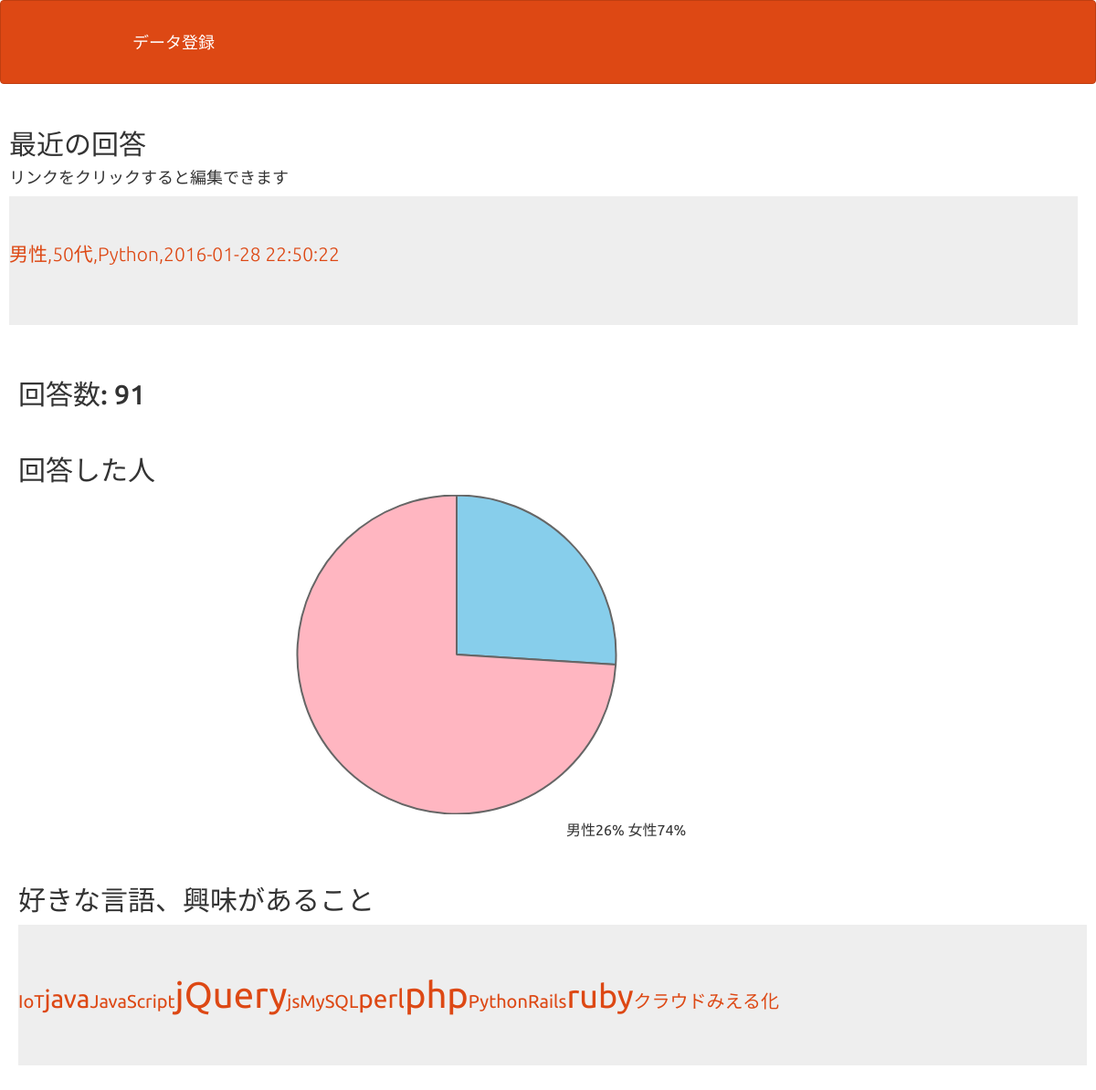
Page /8/select_enq.php on the committed database.
### tables this page shows
CREATE TABLE `an_table` (
  `id` int(12) NOT NULL,
  `sex` varchar(8) NOT NULL,
  `age` varchar(10) NOT NULL,
  `kotoba` text NOT NULL,
  `indate` datetime NOT NULL
);

### 8/select_enq.php (the view, shortened to what this page needs)
<?php
  try{
  $pdo = new PDO('mysql:dbname=an;host=localhost','root','');
} catch (PDOException $e) {
  exit('データベースに接続できませんでした。'.$e->getMessage());
}
$stmt = $pdo->prepare("SELECT * FROM an_table ORDER BY id DESC LIMIT 1");
$flag = $stmt->execute();
$view="";
if($flag==false){
  $error = $stmt->errorInfo();
  exit("ErrorQuery:".$error[2]);
}else{
  while( $result = $stmt->fetch(PDO::FETCH_ASSOC)){
	  $view .= '<p><a href="detail_enq.php?id='.$result["id"].'">'.$result['sex'].','.$result['age'].','.$result['kotoba'].','.$result['indate'].'</a></p>';
  }
}
$stmt = $pdo->prepare("SELECT COUNT(*) FROM an_table");
$flag_count_record = $stmt->execute();
$record = "";
if($flag_count_record==false){
	$male = "レコード数確認用SQLエラー";
}else{
	while( $count_record_result = $stmt->fetch(PDO::FETCH_ASSOC)){
		$record = $count_record_result['COUNT(*)'];
	}
}
$stmt = $pdo->prepare("SELECT SUM(CASE WHEN sex='男性' THEN 1 ELSE 0 END) FROM an_table");
$flag_count_male = $stmt->execute();
if($flag_count_male==false){
	$male = "男性の数確認用SQLエラー";
}else{
	while( $count_male_result = $stmt->fetch(PDO::FETCH_ASSOC)){
		$male = $count_male_result["SUM(CASE WHEN sex='男性' THEN 1 ELSE 0 END)"];
		$male_parcentage = round($male/$record * 100);
	}
}
$stmt = $pdo->prepare("SELECT SUM(CASE WHEN sex='女性' THEN 1 ELSE 0 END) FROM an_table");
$flag_count_female = $stmt->execute();
if($flag_count_female==false){
	$female = "女性の数確認用SQLエラー";
}else{
	while( $count_female_result = $stmt->fetch(PDO::FETCH_ASSOC)){
		$female = $count_female_result["SUM(CASE WHEN sex='女性' THEN 1 ELSE 0 END)"];
		$female_parcentage = round($female/$record * 100);
	}
}
$stmt = $pdo->prepare("SELECT kotoba, COUNT(kotoba) FROM an_table GROUP BY kotoba");
$flag_count = $stmt->execute();
$count = "";
if($flag_count==false){
	$count = "カウント用SQLエラー";
}else{
	while( $count_result = $stmt->fetch(PDO::FETCH_ASSOC)){
		if($count_result['COUNT(kotoba)'] >= 15){
			$font_size = "40px";
		}elseif($count_result['COUNT(kotoba)'] >= 12){
			$font_size = "36px";
		}elseif($count_result['COUNT(kotoba)'] >= 10){
			$font_size = "32px";
		}elseif($count_result['COUNT(kotoba)'] >= 5){
			$font_size = "28px";
		}else{
			$font_size = "20px";
		}
		$count .= '<a style="font-size: '.$font_size.'" href="http://ja.wikipedia.org/wiki/'.$count_result['kotoba'].'">'.$count_result['kotoba'];
	}
}
?>
	<!DOCTYPE html>
	<html lang="ja">
	<head>
		<link rel="stylesheet" href="css/select_enq.css">
		<link rel="stylesheet" href="css/range.css">
		<link href="css/bootstrap.min.css" rel="stylesheet">
	</head>
	<body id="main">
	<header>
		<nav class="navbar navbar-default">
			<div class="container-fluid">
				<div class="navbar-header">
					<a class="navbar-brand" href="index.php">データ登録</a>
				</div>
		</nav>
	</header>
	<div id=resent_answer>
		<h2>最近の回答</h2>
		<h4>リンクをクリックすると編集できます</h4>
		<div class="container jumbotron">
			<?= $view ?>
		</div>
		<div>
			<h2>回答数: <?= $record ?></h2>
		</div>
		<div id="male_to_female_ratio">
			<h2>回答した人</h2>
			<canvas id="pieArea" height="350" width="960"></canvas>
			<script>
				//円グラフ用データ
				var male = <?php echo $male_parcentage; ?>;
				var female = <?php echo $female_parcentage; ?>;
				var pieData = [{
					value: male,
					color: "#87CEEB"
				}, {
					value: female,
					color: "#FFB6C1"
				}, ];
				//オプション項目セット
				var pieOption = {
					segmentStrokeColor: "#666", // 区切り線の色
					segmentStrokeWidth: 2, // 区切り線の太さ
					animation: true // アニメーション有無
				};
				var myPie = new Chart(document.getElementById("pieArea").getContext("2d")).Pie(pieData, pieOption);
			</script>
			<p>
				男性<?= $male_parcentage; ?>%
				女性<?= $female_parcentage; ?>%
			</p>
		</div>
		<div id="words">
			<h2>好きな言語、興味があること</h2>
			<div class="container jumbotron">
				<?= $count ?>
			</div>
		</div>
	</div>
</body>
	</html>

### 8/css/select_enq.css (style rules this page uses)
div { width: 960px; }
div#resent_answer h2 { width: 300px; }
div#male_to_female_ratio { width: 960px; margin: 0 auto; }
div#male_to_female_ratio p { padding-left: 600px; }
div#words h2 { width: 500px; }

### 8/select_enq.php (style rules this page uses)
div { padding: 10px; font-size: 16px; }

### rows in the picture
an_table: sex "男性", age "50代", kotoba "Python", indate "2016-01-28 22:50:22"

### other values in the picture
$record "91"
$male_parcentage "26"
$female_parcentage "74"
$count_result['kotoba'] "IoT"
$count_result['kotoba'] "java"
$count_result['kotoba'] "JavaScript"
$count_result['kotoba'] "jQuery"
$count_result['kotoba'] "js"
$count_result['kotoba'] "MySQL"
$count_result['kotoba'] "perl"
$count_result['kotoba'] "php"
$count_result['kotoba'] "Python"
$count_result['kotoba'] "Rails"
$count_result['kotoba'] "ruby"
$count_result['kotoba'] "クラウド"
